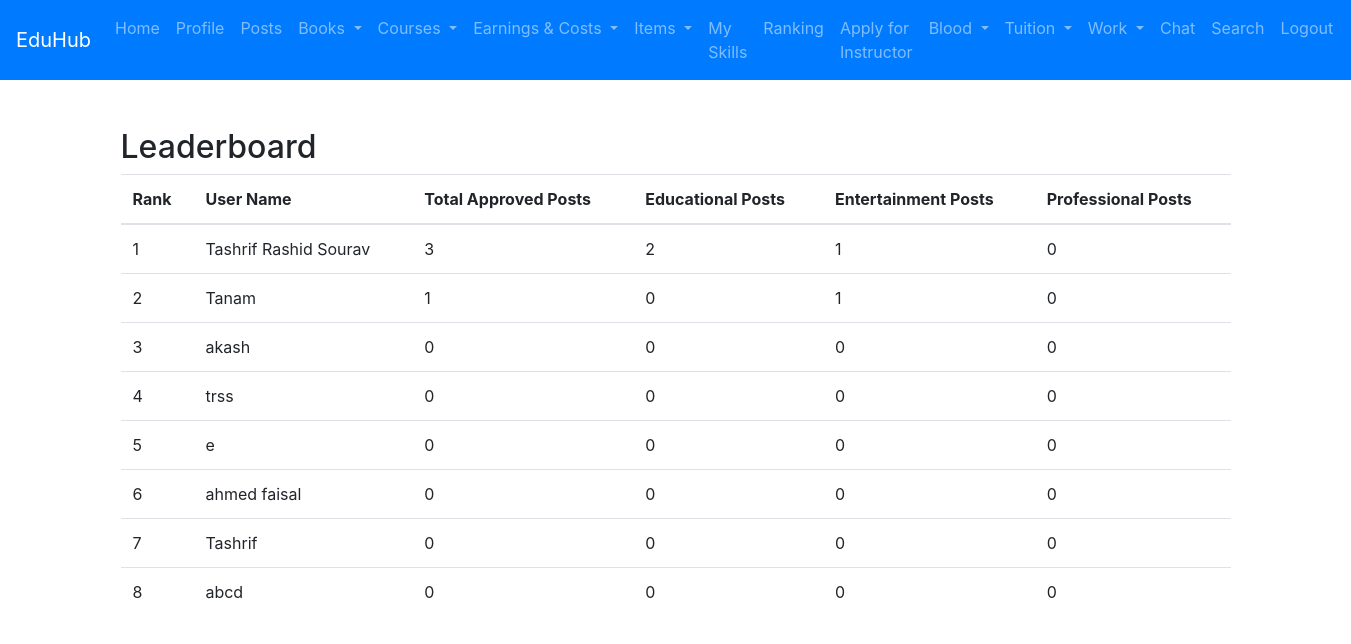
Page /adminranking.php on the committed database.
### tables this page shows
CREATE TABLE `students` (
  `student_id` int(11) NOT NULL,
  `name` varchar(100) DEFAULT NULL,
  `email` varchar(100) DEFAULT NULL,
  `password` varchar(255) DEFAULT NULL,
  `profile_rank` decimal(3,2) DEFAULT NULL,
  `career_guidance` text DEFAULT NULL,
  `personalized_suggestions` text DEFAULT NULL,
  `created_at` timestamp NOT NULL DEFAULT current_timestamp(),
  `isadmin` enum('yes','no') DEFAULT 'no',
  `profile_picture` varchar(255) DEFAULT NULL,
  `otp` varchar(6) DEFAULT NULL,
  `is_verified` tinyint(1) NOT NULL DEFAULT 0
);

### adminranking.php (the view, shortened to what this page needs)
<?php
$servername = "localhost";
$username = "root";
$password = "";
$dbname = "EduHub";
$conn = new mysqli($servername, $username, $password, $dbname);
$student_data = [];
$sql = "SELECT s.student_id, s.name,
               SUM(CASE WHEN p.category = 'educational' AND p.status = 'approved' THEN 1 ELSE 0 END) AS total_educational_posts,
               SUM(CASE WHEN p.category = 'entertainment' AND p.status = 'approved' THEN 1 ELSE 0 END) AS total_entertainment_posts,
               SUM(CASE WHEN p.category = 'professional' AND p.status = 'approved' THEN 1 ELSE 0 END) AS total_professional_posts,
               COUNT(CASE WHEN p.status = 'approved' THEN p.post_id ELSE NULL END) AS total_posts
        FROM students s
        LEFT JOIN posts p ON s.student_id = p.student_id
        GROUP BY s.student_id, s.name
        ORDER BY total_posts DESC";
$result = $conn->query($sql);
if ($result->num_rows > 0) {
    while ($row = $result->fetch_assoc()) {
        $student_data[] = $row;
    }
}
?>
<!DOCTYPE html>
<html lang="en">
<head>
    <link rel="stylesheet" href="https://stackpath.bootstrapcdn.com/bootstrap/4.5.2/css/bootstrap.min.css">
</head>
<body>
<?php include 'navbaradmin.php'; ?>
<div class="container mt-5">
    <h2>Leaderboard</h2>
    <table class="table">
        <thead>
            <tr>
                <th>Rank</th>
                <th>User Name</th>
                <th>Total Approved Posts</th>
                <th>Educational Posts</th>
                <th>Entertainment Posts</th>
                <th>Professional Posts</th>
            </tr>
        </thead>
        <tbody>
            <?php
            $rank = 1;
            foreach ($student_data as $student):
                $total_posts = $student['total_posts'] ?? 0;
                $educational_posts = $student['total_educational_posts'] ?? 0;
                $entertainment_posts = $student['total_entertainment_posts'] ?? 0;
                $professional_posts = $student['total_professional_posts'] ?? 0;
            ?>
            <tr>
                <td><?php echo $rank++; ?></td>
                <td><?php echo htmlspecialchars($student['name']); ?></td>
                <td><?php echo $total_posts; ?></td>
                <td><?php echo $educational_posts; ?></td>
                <td><?php echo $entertainment_posts; ?></td>
                <td><?php echo $professional_posts; ?></td>
            </tr>
            <?php endforeach; ?>
        </tbody>
    </table>
</div>
</body>
</html>

### rows in the picture
students: name "Tashrif Rashid Sourav", total_posts "3", educational_posts "2", entertainment_posts "1", professional_posts "0"
students: name "Tanam", total_posts "1", educational_posts "0", entertainment_posts "1", professional_posts "0"
students: name "akash", total_posts "0", educational_posts "0", entertainment_posts "0", professional_posts "0"
students: name "trss", total_posts "0", educational_posts "0", entertainment_posts "0", professional_posts "0"
students: name "e", total_posts "0", educational_posts "0", entertainment_posts "0", professional_posts "0"
students: name "ahmed faisal", total_posts "0", educational_posts "0", entertainment_posts "0", professional_posts "0"
students: name "Tashrif", total_posts "0", educational_posts "0", entertainment_posts "0", professional_posts "0"
students: name "abcd", total_posts "0", educational_posts "0", entertainment_posts "0", professional_posts "0"
